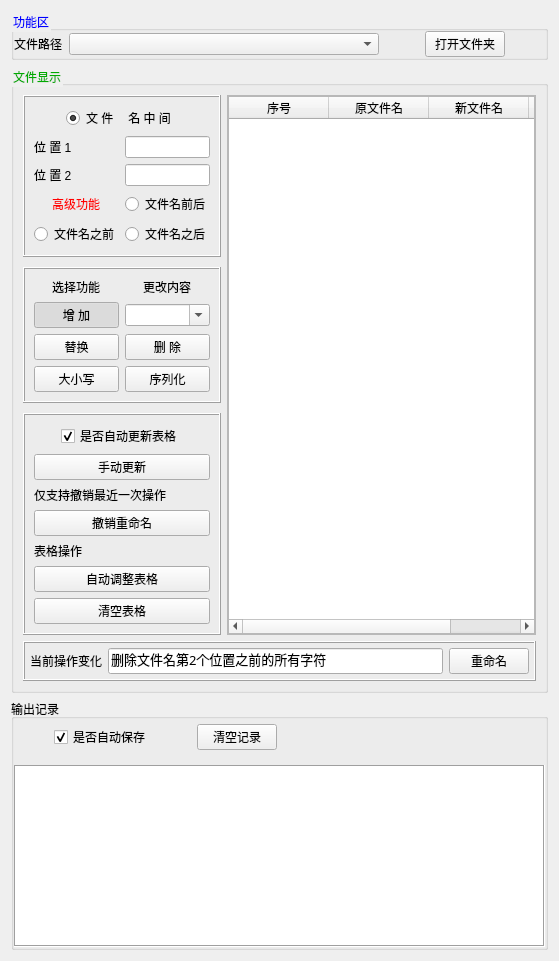
     <widget class="QWidget" name="rename">
      <attribute name="icon">
       <iconset resource="Resource/ico.qrc">
        <normaloff>:/ico/pictures/icos/DM_20230815124713_068.png</normaloff>:/ico/pictures/icos/DM_20230815124713_068.png</iconset>
      </attribute>
      <attribute name="title">
       <string>重命名</string>
      </attribute>
      <layout class="QVBoxLayout" name="verticalLayout_21">
       <item>
        <widget class="QGroupBox" name="groupBox_17">
         <property name="minimumSize">
          <size>
           <width>0</width>
           <height>0</height>
          </size>
         </property>
         <property name="styleSheet">
          <string notr="true">QGroupBox{
	color: rgb(0, 0, 255);
}</string>
         </property>
         <property name="title">
          <string>功能区</string>
         </property>
         <layout class="QHBoxLayout" name="horizontalLayout_16" stretch="1,8,0,1,0">
          <property name="leftMargin">
           <number>0</number>
          </property>
          <property name="topMargin">
           <number>0</number>
          </property>
          <property name="rightMargin">
           <number>0</number>
          </property>
          <property name="bottomMargin">
           <number>0</number>
          </property>
          <item alignment="Qt::AlignHCenter">
           <widget class="QLabel" name="label_19">
            <property name="enabled">
             <bool>true</bool>
            </property>
            <property name="minimumSize">
             <size>
              <width>0</width>
              <height>23</height>
             </size>
            </property>
            <property name="frameShape">
             <enum>QFrame::NoFrame</enum>
            </property>
            <property name="frameShadow">
             <enum>QFrame::Plain</enum>
            </property>
            <property name="text">
             <string>文件路径</string>
            </property>
           </widget>
          </item>
          <item>
           <widget class="QComboBox" name="rename_comBox_folder">
            <property name="minimumSize">
             <size>
              <width>0</width>
              <height>20</height>
             </size>
            </property>
           </widget>
          </item>
          <item>
           <spacer name="horizontalSpacer_21">
            <property name="orientation">
             <enum>Qt::Horizontal</enum>
            </property>
            <property name="sizeHint" stdset="0">
             <size>
              <width>40</width>
              <height>20</height>
             </size>
            </property>
           </spacer>
          </item>
          <item>
           <widget class="QPushButton" name="rename_btn_folder_open">
            <property name="minimumSize">
             <size>
              <width>0</width>
              <height>26</height>
             </size>
            </property>
            <property name="text">
             <string>打开文件夹</string>
            </property>
            <property name="icon">
             <iconset resource="Resource/ico.qrc">
              <normaloff>:/ico/pictures/icos/DM_20230815124713_069.png</normaloff>:/ico/pictures/icos/DM_20230815124713_069.png</iconset>
            </property>
           </widget>
          </item>
          <item>
           <spacer name="horizontalSpacer_23">
            <property name="orientation">
             <enum>Qt::Horizontal</enum>
            </property>
            <property name="sizeHint" stdset="0">
             <size>
              <width>40</width>
              <height>20</height>
             </size>
            </property>
           </spacer>
          </item>
         </layout>
        </widget>
       </item>
       <item>
        <widget class="QGroupBox" name="groupBox_13">
         <property name="styleSheet">
          <string notr="true">QGroupBox{
	color: rgb(0, 170, 0);
}</string>
         </property>
         <property name="title">
          <string>文件显示</string>
         </property>
         <layout class="QVBoxLayout" name="verticalLayout_16">
          <item>
           <layout class="QHBoxLayout" name="horizontalLayout_13" stretch="1,6">
            <item>
             <widget class="QWidget" name="widget" native="true">
              <layout class="QVBoxLayout" name="verticalLayout_17" stretch="0,0,0">
               <property name="spacing">
                <number>10</number>
               </property>
               <property name="leftMargin">
                <number>0</number>
               </property>
               <property name="topMargin">
                <number>0</number>
               </property>
               <property name="rightMargin">
                <number>0</number>
               </property>
               <property name="bottomMargin">
                <number>0</number>
               </property>
               <item>
                <widget class="QFrame" name="frame_3">
                 <property name="frameShape">
                  <enum>QFrame::Box</enum>
                 </property>
                 <property name="frameShadow">
                  <enum>QFrame::Raised</enum>
                 </property>
                 <layout class="QGridLayout" name="gridLayout">
                  <item row="2" column="1">
                   <widget class="QLineEdit" name="rename_lineEdit_loc1"/>
                  </item>
                  <item row="2" column="0">
                   <widget class="QLabel" name="label_6">
                    <property name="text">
                     <string>位 置 1</string>
                    </property>
                   </widget>
                  </item>
                  <item row="4" column="0">
                   <widget class="QLabel" name="label_21">
                    <property name="text">
                     <string>位 置 2</string>
                    </property>
                   </widget>
                  </item>
                  <item row="6" column="0">
                   <widget class="QRadioButton" name="rename_radbtn_pre">
                    <property name="text">
                     <string>文件名之前</string>
                    </property>
                   </widget>
                  </item>
                  <item row="4" column="1">
                   <widget class="QLineEdit" name="rename_lineEdit_loc2"/>
                  </item>
                  <item row="6" column="1">
                   <widget class="QRadioButton" name="rename_radbtn_suf">
                    <property name="text">
                     <string>文件名之后</string>
                    </property>
                    <property name="checked">
                     <bool>false</bool>
                    </property>
                   </widget>
                  </item>
                  <item row="5" column="0" alignment="Qt::AlignHCenter|Qt::AlignVCenter">
                   <widget class="QLabel" name="label_13">
                    <property name="styleSheet">
                     <string notr="true">color: rgb(255, 0, 0);</string>
                    </property>
                    <property name="text">
                     <string>高级功能</string>
                    </property>
                   </widget>
                  </item>
                  <item row="0" column="0" alignment="Qt::AlignRight">
                   <widget class="QRadioButton" name="rename_radbtn_med">
                    <property name="text">
                     <string>文 件</string>
                    </property>
                    <property name="checked">
                     <bool>true</bool>
                    </property>
                   </widget>
                  </item>
                  <item row="5" column="1">
                   <widget class="QRadioButton" name="rename_radbtn_both">
                    <property name="text">
                     <string>文件名前后</string>
                    </property>
                   </widget>
                  </item>
                  <item row="0" column="1">
                   <widget class="QLabel" name="label_23">
                    <property name="text">
                     <string> 名 中 间</string>
                    </property>
                   </widget>
                  </item>
                 </layout>
                </widget>
               </item>
               <item>
                <widget class="QFrame" name="frame_4">
                 <property name="frameShape">
                  <enum>QFrame::Box</enum>
                 </property>
                 <property name="frameShadow">
                  <enum>QFrame::Raised</enum>
                 </property>
                 <layout class="QGridLayout" name="gridLayout_2">
                  <item row="0" column="1" alignment="Qt::AlignHCenter">
                   <widget class="QLabel" name="label_22">
                    <property name="text">
                     <string>更改内容</string>
                    </property>
                   </widget>
                  </item>
                  <item row="1" column="1">
                   <widget class="QComboBox" name="rename_comBox_new_content">
                    <property name="editable">
                     <bool>true</bool>
                    </property>
                   </widget>
                  </item>
                  <item row="4" column="0">
                   <widget class="QPushButton" name="rename_btn_case">
                    <property name="text">
                     <string>大小写</string>
                    </property>
                    <property name="icon">
                     <iconset resource="Resource/ico.qrc">
                      <normaloff>:/ico/pictures/icos/DM_20230815124713_016.png</normaloff>:/ico/pictures/icos/DM_20230815124713_016.png</iconset>
                    </property>
                    <property name="checkable">
                     <bool>true</bool>
                    </property>
                    <attribute name="buttonGroup">
                     <string notr="true">buttonGroup</string>
                    </attribute>
                   </widget>
                  </item>
                  <item row="2" column="0">
                   <widget class="QPushButton" name="rename_btn_swap">
                    <property name="text">
                     <string>替换</string>
                    </property>
                    <property name="icon">
                     <iconset resource="Resource/ico.qrc">
                      <normaloff>:/ico/pictures/icos/DM_20230815124713_050.png</normaloff>:/ico/pictures/icos/DM_20230815124713_050.png</iconset>
                    </property>
                    <property name="checkable">
                     <bool>true</bool>
                    </property>
                    <attribute name="buttonGroup">
                     <string notr="true">buttonGroup</string>
                    </attribute>
                   </widget>
                  </item>
                  <item row="1" column="0">
                   <widget class="QPushButton" name="rename_btn_add">
                    <property name="text">
                     <string>增 加</string>
                    </property>
                    <property name="icon">
                     <iconset resource="Resource/ico.qrc">
                      <normaloff>:/ico/pictures/icos/DM_20230815124713_018.png</normaloff>:/ico/pictures/icos/DM_20230815124713_018.png</iconset>
                    </property>
                    <property name="checkable">
                     <bool>true</bool>
                    </property>
                    <property name="checked">
                     <bool>true</bool>
                    </property>
                    <attribute name="buttonGroup">
                     <string notr="true">buttonGroup</string>
                    </attribute>
                   </widget>
                  </item>
                  <item row="0" column="0" alignment="Qt::AlignHCenter">
                   <widget class="QLabel" name="label_18">
                    <property name="text">
                     <string>选择功能</string>
                    </property>
                   </widget>
                  </item>
                  <item row="2" column="1">
                   <widget class="QPushButton" name="rename_btn_del">
                    <property name="text">
                     <string>删 除</string>
                    </property>
                    <property name="icon">
                     <iconset resource="Resource/ico.qrc">
                      <normaloff>:/ico/pictures/icos/DM_20230815124713_061.png</normaloff>:/ico/pictures/icos/DM_20230815124713_061.png</iconset>
                    </property>
                    <property name="checkable">
                     <bool>true</bool>
                    </property>
                    <attribute name="buttonGroup">
                     <string notr="true">buttonGroup</string>
                    </attribute>
                   </widget>
                  </item>
                  <item row="4" column="1">
                   <widget class="QPushButton" name="rename_btn_insert">
                    <property name="text">
                     <string>序列化</string>
                    </property>
                    <property name="icon">
                     <iconset resource="Resource/ico.qrc">
                      <normaloff>:/ico/pictures/icos/DM_20230815124713_057.png</normaloff>:/ico/pictures/icos/DM_20230815124713_057.png</iconset>
                    </property>
                    <property name="checkable">
                     <bool>true</bool>
                    </property>
                    <attribute name="buttonGroup">
                     <string notr="true">buttonGroup</string>
                    </attribute>
                   </widget>
                  </item>
                 </layout>
                </widget>
               </item>
               <item>
                <widget class="QFrame" name="frame_5">
                 <property name="frameShape">
                  <enum>QFrame::Box</enum>
                 </property>
                 <property name="frameShadow">
                  <enum>QFrame::Raised</enum>
                 </property>
                 <layout class="QVBoxLayout" name="verticalLayout_22">
                  <item alignment="Qt::AlignHCenter">
                   <widget class="QCheckBox" name="rename_cheBox_auto_fresh_table">
                    <property name="text">
                     <string>是否自动更新表格</string>
                    </property>
                    <property name="checked">
                     <bool>true</bool>
                    </property>
                   </widget>
                  </item>
                  <item>
                   <widget class="QPushButton" name="rename_btn_refresh">
                    <property name="text">
                     <string>手动更新</string>
                    </property>
                    <property name="icon">
                     <iconset resource="Resource/ico.qrc">
                      <normaloff>:/ico/pictures/icos/DM_20230815124713_009.png</normaloff>:/ico/pictures/icos/DM_20230815124713_009.png</iconset>
                    </property>
                   </widget>
                  </item>
                  <item>
                   <widget class="QLabel" name="label_10">
                    <property name="text">
                     <string>仅支持撤销最近一次操作</string>
                    </property>
                   </widget>
                  </item>
                  <item>
                   <widget class="QPushButton" name="rename_btn_retract">
                    <property name="text">
                     <string>撤销重命名</string>
                    </property>
                    <property name="icon">
                     <iconset resource="Resource/ico.qrc">
                      <normaloff>:/ico/pictures/icos/DM_20230815124713_034.png</normaloff>:/ico/pictures/icos/DM_20230815124713_034.png</iconset>
                    </property>
                   </widget>
                  </item>
                  <item>
                   <widget class="QLabel" name="label_25">
                    <property name="text">
                     <string>表格操作</string>
                    </property>
                   </widget>
                  </item>
                  <item>
                   <widget class="QPushButton" name="rename_btn_init_table">
                    <property name="text">
                     <string>自动调整表格</string>
                    </property>
                    <property name="icon">
                     <iconset resource="Resource/ico.qrc">
                      <normaloff>:/ico/pictures/icos/DM_20230815124713_003.png</normaloff>:/ico/pictures/icos/DM_20230815124713_003.png</iconset>
                    </property>
                   </widget>
                  </item>
                  <item>
                   <widget class="QPushButton" name="rename_table_clear">
                    <property name="text">
                     <string>清空表格</string>
                    </property>
                    <property name="icon">
                     <iconset resource="Resource/ico.qrc">
                      <normaloff>:/ico/pictures/icos/DM_20230815124713_061.png</normaloff>:/ico/pictures/icos/DM_20230815124713_061.png</iconset>
                    </property>
                   </widget>
                  </item>
                 </layout>
                </widget>
               </item>
              </layout>
             </widget>
            </item>
            <item>
             <widget class="QFrame" name="frame_2">
              <property name="frameShape">
               <enum>QFrame::StyledPanel</enum>
              </property>
              <property name="frameShadow">
               <enum>QFrame::Raised</enum>
              </property>
              <layout class="QVBoxLayout" name="verticalLayout_14">
               <property name="spacing">
                <number>0</number>
               </property>
               <property name="leftMargin">
                <number>0</number>
               </property>
               <property name="topMargin">
                <number>0</number>
               </property>
               <property name="rightMargin">
                <number>0</number>
               </property>
               <property name="bottomMargin">
                <number>0</number>
               </property>
               <item>
                <widget class="QTableWidget" name="rename_tableWidget_filename">
                 <property name="minimumSize">
                  <size>
                   <width>0</width>
                   <height>350</height>
                  </size>
                 </property>
                 <attribute name="horizontalHeaderShowSortIndicator" stdset="0">
                  <bool>false</bool>
                 </attribute>
                 <column>
                  <property name="text">
                   <string>序号</string>
                  </property>
                 </column>
                 <column>
                  <property name="text">
                   <string>原文件名</string>
                  </property>
                 </column>
                 <column>
                  <property name="text">
                   <string>新文件名</string>
                  </property>
                 </column>
                 <column>
                  <property name="text">
                   <string>状态</string>
                  </property>
                 </column>
                </widget>
               </item>
              </layout>
             </widget>
            </item>
           </layout>
          </item>
          <item>
           <widget class="QFrame" name="frame_6">
            <property name="frameShape">
             <enum>QFrame::Box</enum>
            </property>
            <property name="frameShadow">
             <enum>QFrame::Raised</enum>
            </property>
            <layout class="QHBoxLayout" name="horizontalLayout_12">
             <property name="leftMargin">
              <number>5</number>
             </property>
             <property name="topMargin">
              <number>5</number>
             </property>
             <property name="rightMargin">
              <number>5</number>
             </property>
             <property name="bottomMargin">
              <number>5</number>
             </property>
             <item>
              <widget class="QLabel" name="label_5">
               <property name="text">
                <string>当前操作变化</string>
               </property>
              </widget>
             </item>
             <item>
              <widget class="QLineEdit" name="rename_lineEdit_current_state">
               <property name="minimumSize">
                <size>
                 <width>0</width>
                 <height>25</height>
                </size>
               </property>
               <property name="font">
                <font>
                 <family>Adobe Devanagari</family>
                 <pointsize>10</pointsize>
                </font>
               </property>
               <property name="text">
                <string>删除文件名第2个位置之前的所有字符</string>
               </property>
               <property name="readOnly">
                <bool>true</bool>
               </property>
              </widget>
             </item>
             <item>
              <widget class="QPushButton" name="rename_btn_rename">
               <property name="minimumSize">
                <size>
                 <width>0</width>
                 <height>25</height>
                </size>
               </property>
               <property name="text">
                <string>重命名</string>
               </property>
              </widget>
             </item>
            </layout>
           </widget>
          </item>
         </layout>
        </widget>
       </item>
       <item>
        <widget class="QGroupBox" name="groupBox_16">
         <property name="minimumSize">
          <size>
           <width>0</width>
           <height>0</height>
          </size>
         </property>
         <property name="title">
          <string>输出记录</string>
         </property>
         <layout class="QVBoxLayout" name="verticalLayout_18" stretch="1,5">
          <property name="spacing">
           <number>10</number>
          </property>
          <property name="leftMargin">
           <number>0</number>
          </property>
          <property name="topMargin">
           <number>0</number>
          </property>
          <property name="rightMargin">
           <number>0</number>
          </property>
          <property name="bottomMargin">
           <number>0</number>
          </property>
          <item>
           <widget class="QFrame" name="frame_7">
            <property name="minimumSize">
             <size>
              <width>0</width>
              <height>20</height>
             </size>
            </property>
            <property name="frameShape">
             <enum>QFrame::NoFrame</enum>
            </property>
            <property name="frameShadow">
             <enum>QFrame::Raised</enum>
            </property>
            <layout class="QHBoxLayout" name="horizontalLayout_22">
             <property name="leftMargin">
              <number>0</number>
             </property>
             <property name="topMargin">
              <number>0</number>
             </property>
             <property name="rightMargin">
              <number>0</number>
             </property>
             <property name="bottomMargin">
              <number>0</number>
             </property>
             <item>
              <spacer name="horizontalSpacer_24">
               <property name="orientation">
                <enum>Qt::Horizontal</enum>
               </property>
               <property name="sizeHint" stdset="0">
                <size>
                 <width>40</width>
                 <height>20</height>
                </size>
               </property>
              </spacer>
             </item>
             <item>
              <widget class="QCheckBox" name="rename_cheBox_log_autosave">
               <property name="text">
                <string>是否自动保存</string>
               </property>
               <property name="checked">
                <bool>true</bool>
               </property>
              </widget>
             </item>
             <item>
              <spacer name="horizontalSpacer_25">
               <property name="orientation">
                <enum>Qt::Horizontal</enum>
               </property>
               <property name="sizeHint" stdset="0">
                <size>
                 <width>40</width>
                 <height>20</height>
                </size>
               </property>
              </spacer>
             </item>
             <item>
              <widget class="QPushButton" name="rename_btn_log_clear">
               <property name="minimumSize">
                <size>
                 <width>0</width>
                 <height>0</height>
                </size>
               </property>
               <property name="text">
                <string>清空记录</string>
               </property>
               <property name="icon">
                <iconset resource="Resource/ico.qrc">
                 <normaloff>:/ico/pictures/icos/DM_20230815124713_061.png</normaloff>:/ico/pictures/icos/DM_20230815124713_061.png</iconset>
               </property>
              </widget>
             </item>
             <item>
              <spacer name="horizontalSpacer_33">
               <property name="orientation">
                <enum>Qt::Horizontal</enum>
               </property>
               <property name="sizeHint" stdset="0">
                <size>
                 <width>268</width>
                 <height>20</height>
                </size>
               </property>
              </spacer>
             </item>
            </layout>
           </widget>
          </item>
          <item>
           <widget class="QPlainTextEdit" name="rename_plainTextEdit_log">
            <property name="frameShape">
             <enum>QFrame::Box</enum>
            </property>
           </widget>
          </item>
         </layout>
        </widget>
       </item>
      </layout>
     </widget>
